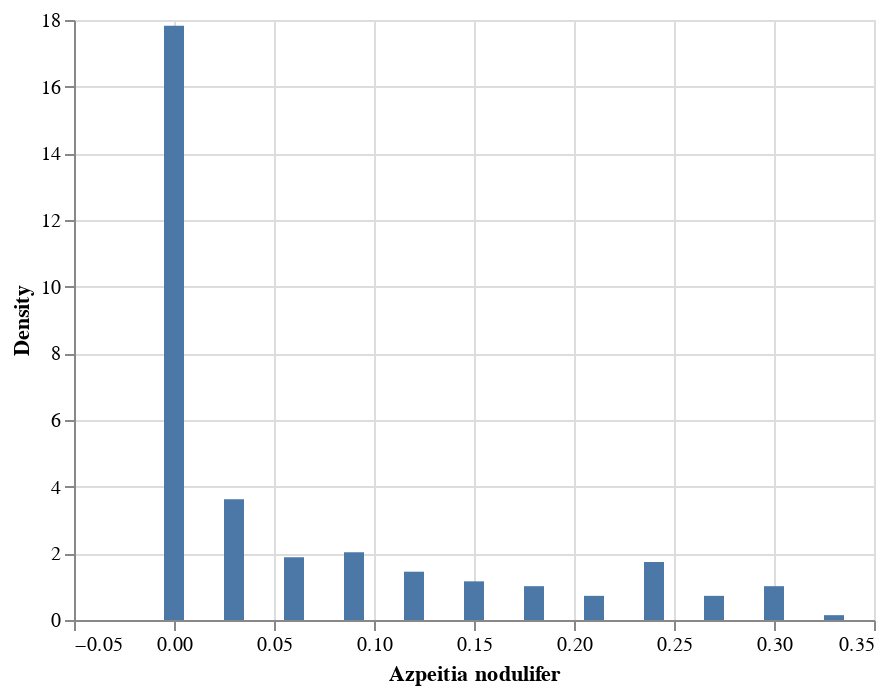

Here is the notebook cell this chart was saved with:
### Code cell
hist = alt.Chart(
    diatoms
).transform_bin(
    'Azpeitia nodulifer', 
    field = 'A_nodul', 
    bin = alt.Bin(step = 0.03)
).transform_aggregate(
        Count = 'count()',
        groupby = ['Azpeitia nodulifer']
).transform_calculate(
    Density = 'datum.Count/(.03*230)'
).mark_bar(size = 10).encode(
    x = 'Azpeitia nodulifer:Q',
    y = 'Density:Q'
)

hist

### Figure 1 — Vega-Lite specification as saved in the notebook (floating-point values rounded to 4 significant figures; data arrays with more than 128 entries replaced by an {"elided": "..."} marker saying what was removed)
{"config": {"view": {"continuousWidth": 400, "continuousHeight": 300}}, "data": {"name": "data-9f4e66e54759d6b46301ea3d10ce44f6"}, "mark": {"type": "bar", "size": 10}, "encoding": {"x": {"field": "Azpeitia nodulifer", "type": "quantitative"}, "y": {"field": "Density", "type": "quantitative"}}, "transform": [{"bin": {"step": 0.03}, "field": "A_nodul", "as": "Azpeitia nodulifer"}, {"aggregate": [{"op": "count", "as": "Count"}], "groupby": ["Azpeitia nodulifer"]}, {"calculate": "datum.Count/(.03*230)", "as": "Density"}], "$schema": "https://vega.github.io/schema/vega-lite/v4.17.0.json", "datasets": {"data-9f4e66e54759d6b46301ea3d10ce44f6": {"elided": "230 records"}}}
